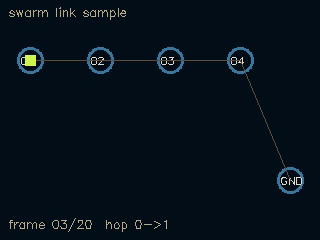
#> input picture frame 2 of app/media/source_video.webm, 320 x 240 px
$ python regenerate_media.py
#> lines starting #> are read from the running program, lines starting #| are printed output that depends on the picture
"""重新生成链路传输验证样本（2026-10-25）：内容与业务直接相关。

- source_audio.wav：SAPI 合成中文语音「链路验证通过」（8 kHz 单声道，≤8192 字节，
  满足固件 AUDIO_MAX 与验收的 8000 Hz 检查）；SAPI 不可用时降级为提示音。
- source_video.webm：cv2 生成 20 帧动画——一个报文沿节点 1→2→3→4→地面逐跳前进，
  带帧号与跳数标注（验收要求恰好 20 帧且 cv2 可解码）。

样本用途不变：证明分片 / 多跳转发 / 地面重组；尺寸上限由固件决定，与业务回放互补。
"""
import json, subprocess, sys, tempfile, os
from pathlib import Path

ROOT = Path(__file__).resolve().parents[1]
MEDIA = ROOT / 'media'
SR = 8000

def synth_speech(text, tmp):
#> called with text = '链路验证通过'
    ps = ("[Console]::InputEncoding=[Text.Encoding]::UTF8;"
          "Add-Type -AssemblyName System.Speech;"
          "$v=New-Object System.Speech.Synthesis.SpeechSynthesizer;$v.Rate=3;"
          "$v.SetOutputToWaveFile('%s');$v.Speak([Console]::In.ReadToEnd());$v.Dispose()"
          % str(tmp).replace('\\', '\\\\'))
    subprocess.run(['powershell', '-NoProfile', '-Command', ps],
                   input=text.encode('utf-8'), timeout=30, check=True, capture_output=True)
#> (this line was passed over: subprocess is not available in this run)

def make_audio():
    import numpy as np, wave
    speech = False
    try:
        with tempfile.NamedTemporaryFile(suffix='.wav', delete=False) as tf:
            tmp = tf.name
        synth_speech('链路验证通过', tmp)
        with wave.open(tmp) as w:
            fr, ch, sw = w.getframerate(), w.getnchannels(), w.getsampwidth()
            raw = w.readframes(w.getnframes())
        os.unlink(tmp)
        a = np.frombuffer(raw, dtype=np.int16 if sw == 2 else np.uint8).astype(np.float64)
        if sw == 1:
            a = (a - 128) * 256
        if ch > 1:
            a = a.reshape(-1, ch).mean(1)
        xi = np.arange(max(1, int(len(a) * SR / fr))) / SR
        a = np.interp(xi, np.arange(len(a)) / fr, a) / 32768
        speech = True
    except Exception as e:
        print('  SAPI 不可用，降级为提示音：', e)
        t = np.arange(int(0.9 * SR)) / SR
        a = 0.6 * np.sin(2 * np.pi * 660 * t) * np.minimum(1, t * 40) * np.exp(-t * 2)
    maxn = 7990  # 8192 上限 − WAV 头
    a = a[:maxn]
    peak = float(np.abs(a).max()) or 1.0
    pcm = (a / peak * 0.9 * 127 + 128).astype(np.uint8)
    out = MEDIA / 'source_audio.wav'
    with wave.open(str(out), 'wb') as w:
        w.setnchannels(1)
        w.setsampwidth(1)
        w.setframerate(SR)
        w.writeframes(pcm.tobytes())
    print('  audio:', out.stat().st_size, 'bytes, speech =', speech)

def make_video():
    import cv2
    import numpy as np
    out = MEDIA / 'source_video.webm'
    W, H, N = 320, 240, 20
    vw = None
    for fourcc_name in ('VP80', 'VP90', 'mp4v'):
        fourcc = cv2.VideoWriter_fourcc(*fourcc_name)
        vw = cv2.VideoWriter(str(out), fourcc, 10, (W, H))
        if vw.isOpened():
            print('  codec:', fourcc_name)
            break
        vw.release(); vw = None
    if vw is None:
        raise RuntimeError('无可用视频编码器')
    # 五站：节点1 → 2 → 3 → 4 → 地面
    stations = [(30, 60), (100, 60), (170, 60), (240, 60), (290, 180)]
    names = ['01', '02', '03', '04', 'GND']
    for f in range(N):
        img = np.full((H, W, 3), (25, 15, 4), np.uint8)  # BGR 深色底
        for i, (x, y) in enumerate(stations):
            cv2.circle(img, (x, y), 12, (160, 120, 60), 2)
            cv2.putText(img, names[i], (x - 10, y + 4), cv2.FONT_HERSHEY_SIMPLEX, 0.35, (200, 220, 230), 1)
            if i:
                cv2.line(img, stations[i - 1], stations[i], (60, 80, 100), 1)
        hop = min(4, f // 4)  # 每 4 帧前进一跳
        frac = (f % 4) / 3.0
        x0, y0 = stations[hop - 1] if hop else stations[0]
        x1, y1 = stations[hop]
        px, py = int(x0 + (x1 - x0) * frac), int(y0 + (y1 - y0) * frac)
        cv2.rectangle(img, (px - 5, py - 5), (px + 5, py + 5), (80, 245, 210), -1)  # BGR 青绿色报文块
        cv2.putText(img, 'frame %02d/20  hop %d->%d' % (f + 1, hop, hop + 1), (8, H - 12),
                    cv2.FONT_HERSHEY_SIMPLEX, 0.4, (140, 170, 190), 1)
        cv2.putText(img, 'swarm link sample', (8, 16), cv2.FONT_HERSHEY_SIMPLEX, 0.4, (140, 170, 190), 1)
        vw.write(img)
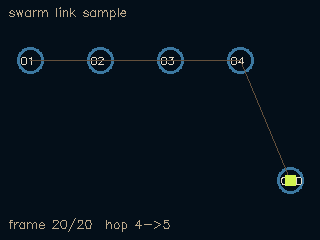
#> img: shape (240, 320, 3); mean of channels 0, 1, 2 28.4, 18.7, 7.4; drawn as B, G, R
    vw.release()
    cap = cv2.VideoCapture(str(out))
    frames = 0
    while cap.read()[0]:
        frames += 1
#> frames = 1
    cap.release()
    assert frames == N, f'解码帧数 {frames} != {N}'
    print('  video:', out.stat().st_size, 'bytes,', frames, 'frames decoded ok')

def main():
    make_audio()
    make_video()
    import hashlib
    manifest = {
        'audio': {'file': 'source_audio.wav',
                  'bytes': (MEDIA / 'source_audio.wav').stat().st_size,
                  'sha256': hashlib.sha256((MEDIA / 'source_audio.wav').read_bytes()).hexdigest(),
                  'source': 'SAPI-synthesized Chinese speech "链路验证通过" (tone fallback)'},
        'video': {'file': 'source_video.webm',
                  'bytes': (MEDIA / 'source_video.webm').stat().st_size,
                  'sha256': hashlib.sha256((MEDIA / 'source_video.webm').read_bytes()).hexdigest(),
                  'frames': 20,
                  'source': 'generated 4-hop packet animation matching the node 1 chain, not camera footage'},
    }
    (MEDIA / 'source_manifest.json').write_text(json.dumps(manifest, ensure_ascii=False, indent=2), encoding='utf-8')
    print('manifest updated')

if __name__ == '__main__':
    main()
